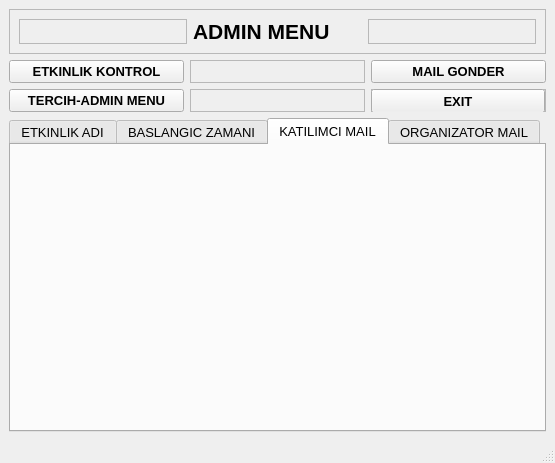
<?xml version="1.0" encoding="UTF-8"?>
<ui version="4.0">
 <class>MainWindow</class>
 <widget class="QMainWindow" name="MainWindow">
  <property name="geometry">
   <rect>
    <x>0</x>
    <y>0</y>
    <width>555</width>
    <height>463</height>
   </rect>
  </property>
  <property name="windowTitle">
   <string>MainWindow</string>
  </property>
  <widget class="QWidget" name="centralwidget">
   <layout class="QVBoxLayout" name="verticalLayout_2">
    <item>
     <layout class="QVBoxLayout" name="verticalLayout">
      <item>
       <widget class="QFrame" name="frame">
        <property name="frameShape">
         <enum>QFrame::StyledPanel</enum>
        </property>
        <property name="frameShadow">
         <enum>QFrame::Raised</enum>
        </property>
        <layout class="QHBoxLayout" name="horizontalLayout">
         <item>
          <widget class="QFrame" name="frame_3">
           <property name="frameShape">
            <enum>QFrame::StyledPanel</enum>
           </property>
           <property name="frameShadow">
            <enum>QFrame::Raised</enum>
           </property>
          </widget>
         </item>
         <item>
          <widget class="QLabel" name="label">
           <property name="minimumSize">
            <size>
             <width>151</width>
             <height>0</height>
            </size>
           </property>
           <property name="font">
            <font>
             <pointsize>16</pointsize>
             <weight>75</weight>
             <bold>true</bold>
            </font>
           </property>
           <property name="text">
            <string>ADMIN MENU</string>
           </property>
          </widget>
         </item>
         <item>
          <widget class="QFrame" name="frame_2">
           <property name="frameShape">
            <enum>QFrame::StyledPanel</enum>
           </property>
           <property name="frameShadow">
            <enum>QFrame::Raised</enum>
           </property>
          </widget>
         </item>
        </layout>
       </widget>
      </item>
     </layout>
    </item>
    <item>
     <layout class="QHBoxLayout" name="horizontalLayout_2">
      <item>
       <widget class="QPushButton" name="pushButton">
        <property name="minimumSize">
         <size>
          <width>131</width>
          <height>0</height>
         </size>
        </property>
        <property name="font">
         <font>
          <pointsize>10</pointsize>
          <weight>75</weight>
          <bold>true</bold>
         </font>
        </property>
        <property name="text">
         <string>ETKINLIK KONTROL</string>
        </property>
       </widget>
      </item>
      <item>
       <widget class="QFrame" name="frame_4">
        <property name="frameShape">
         <enum>QFrame::StyledPanel</enum>
        </property>
        <property name="frameShadow">
         <enum>QFrame::Raised</enum>
        </property>
       </widget>
      </item>
      <item>
       <widget class="QPushButton" name="pushButton_2">
        <property name="minimumSize">
         <size>
          <width>111</width>
          <height>0</height>
         </size>
        </property>
        <property name="font">
         <font>
          <pointsize>10</pointsize>
          <weight>75</weight>
          <bold>true</bold>
         </font>
        </property>
        <property name="text">
         <string>MAIL GONDER</string>
        </property>
       </widget>
      </item>
     </layout>
    </item>
    <item>
     <layout class="QHBoxLayout" name="horizontalLayout_3">
      <property name="sizeConstraint">
       <enum>QLayout::SetMinimumSize</enum>
      </property>
      <property name="bottomMargin">
       <number>0</number>
      </property>
      <item>
       <widget class="QPushButton" name="pushButton_3">
        <property name="minimumSize">
         <size>
          <width>161</width>
          <height>0</height>
         </size>
        </property>
        <property name="font">
         <font>
          <pointsize>10</pointsize>
          <weight>75</weight>
          <bold>true</bold>
         </font>
        </property>
        <property name="text">
         <string>TERCIH-ADMIN MENU</string>
        </property>
       </widget>
      </item>
      <item>
       <widget class="QFrame" name="frame_5">
        <property name="frameShape">
         <enum>QFrame::StyledPanel</enum>
        </property>
        <property name="frameShadow">
         <enum>QFrame::Raised</enum>
        </property>
       </widget>
      </item>
      <item>
       <widget class="QFrame" name="frame_16">
        <property name="frameShape">
         <enum>QFrame::StyledPanel</enum>
        </property>
        <property name="frameShadow">
         <enum>QFrame::Raised</enum>
        </property>
        <widget class="QPushButton" name="pushButton_4">
         <property name="geometry">
          <rect>
           <x>0</x>
           <y>0</y>
           <width>174</width>
           <height>24</height>
          </rect>
         </property>
         <property name="minimumSize">
          <size>
           <width>111</width>
           <height>0</height>
          </size>
         </property>
         <property name="font">
          <font>
           <pointsize>10</pointsize>
           <weight>75</weight>
           <bold>true</bold>
          </font>
         </property>
         <property name="text">
          <string>EXIT</string>
         </property>
        </widget>
       </widget>
      </item>
     </layout>
    </item>
    <item>
     <layout class="QHBoxLayout" name="horizontalLayout_4">
      <item>
       <widget class="QTabWidget" name="ETKINLIK_2">
        <property name="enabled">
         <bool>true</bool>
        </property>
        <property name="sizePolicy">
         <sizepolicy hsizetype="MinimumExpanding" vsizetype="MinimumExpanding">
          <horstretch>0</horstretch>
          <verstretch>0</verstretch>
         </sizepolicy>
        </property>
        <property name="font">
         <font>
          <pointsize>10</pointsize>
          <weight>50</weight>
          <bold>false</bold>
         </font>
        </property>
        <property name="autoFillBackground">
         <bool>false</bool>
        </property>
        <property name="locale">
         <locale language="English" country="Netherlands"/>
        </property>
        <property name="currentIndex">
         <number>2</number>
        </property>
        <widget class="QWidget" name="ETKINLIK">
         <attribute name="title">
          <string>ETKINLIK ADI</string>
         </attribute>
        </widget>
        <widget class="QWidget" name="tab_2">
         <attribute name="title">
          <string>BASLANGIC ZAMANI</string>
         </attribute>
        </widget>
        <widget class="QWidget" name="tab_3">
         <attribute name="title">
          <string>KATILIMCI MAIL</string>
         </attribute>
        </widget>
        <widget class="QWidget" name="tab_4">
         <property name="focusPolicy">
          <enum>Qt::NoFocus</enum>
         </property>
         <attribute name="title">
          <string>ORGANIZATOR MAIL</string>
         </attribute>
        </widget>
       </widget>
      </item>
     </layout>
    </item>
   </layout>
  </widget>
  <widget class="QMenuBar" name="menubar">
   <property name="geometry">
    <rect>
     <x>0</x>
     <y>0</y>
     <width>555</width>
     <height>22</height>
    </rect>
   </property>
  </widget>
  <widget class="QStatusBar" name="statusbar"/>
 </widget>
 <resources/>
 <connections/>
</ui>
